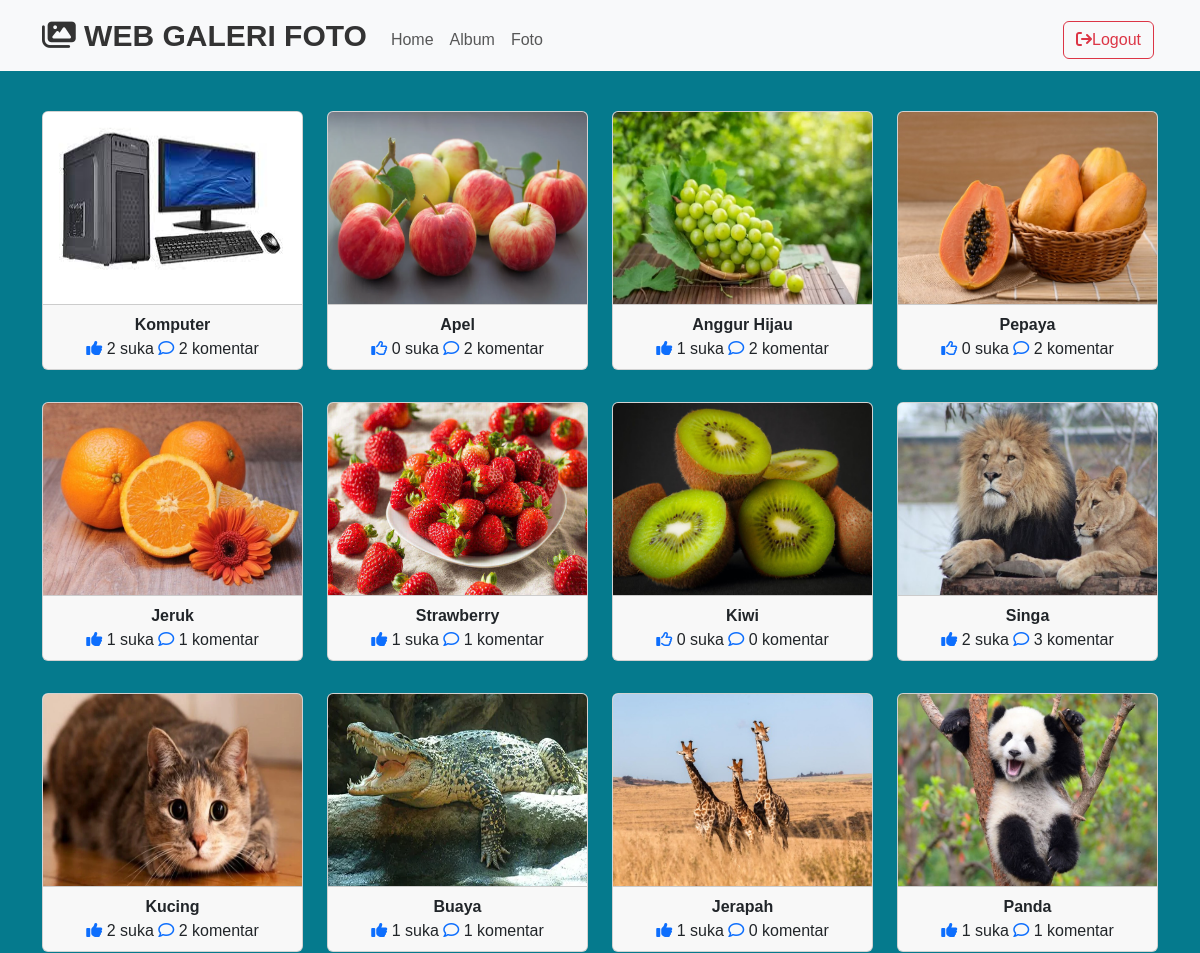
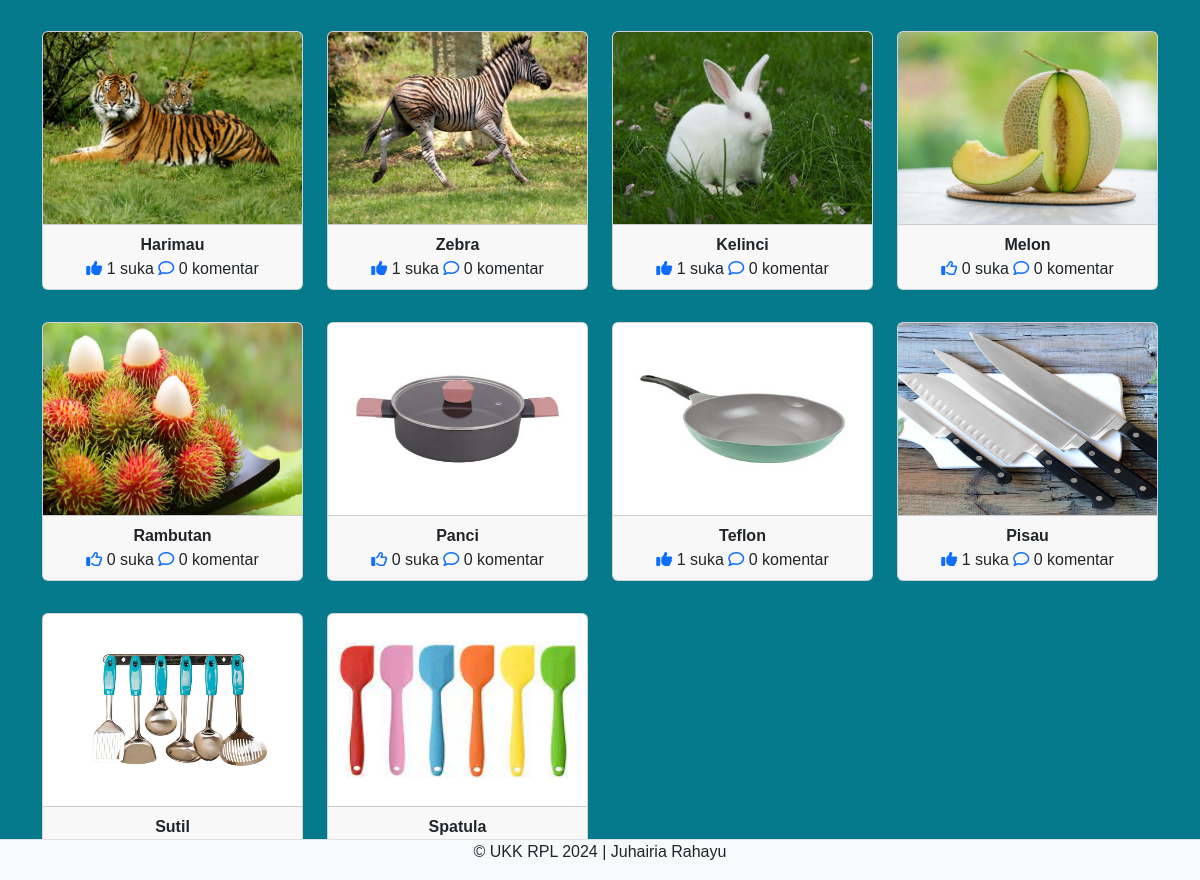
The page /admin/index.php (signed in) on the database its author committed (2 pictures, top to bottom).
### tables this page shows
CREATE TABLE `foto` (
  `fotoid` int(11) NOT NULL,
  `judulfoto` varchar(255) NOT NULL,
  `deskripsifoto` text NOT NULL,
  `tanggalunggah` date NOT NULL,
  `lokasifile` varchar(255) NOT NULL,
  `albumid` int(11) NOT NULL,
  `userid` int(11) NOT NULL
);

### admin/index.php (the view, shortened to what this page needs)
<?php
$userid = $_SESSION['userid'];
include '../config/koneksi.php';
?>
<!DOCTYPE html>
<html lang="en">
<head>
    <link rel="stylesheet" type="text/css" href="../assets/css/bootstrap.min.css">
    <link rel="stylesheet" href="https://cdnjs.cloudflare.com/ajax/libs/font-awesome/6.5.1/css/all.min.css"/>
</head>
<body>
<nav class="navbar navbar-expand-lg bg-body-tertiary">
  <div class="container">
  <a class="navbar-brand" href="index.php">
  <i class="fas fa-images" style="font-size: 30px;"></i>
      WEB GALERI FOTO
    </a>
    <div class="collapse navbar-collapse mt-2" id="navbarNavAltMarkup">
      <div class="navbar-nav me-auto">
      <a href="home.php" class="nav-link">Home</a>
      <a href="album.php" class="nav-link">Album</a>
      <a href="foto.php" class="nav-link">Foto</a>
      </div>
      <a href="../config/aksi_logout.php" class="btn btn-outline-danger m-1"><i class="fa fa-sign-out" aria-hidden="true"></i>Logout</a>
    </div>
  </div>
</nav>
<div class="container mt-3">
  <div class="row">
    <?php
  $query = mysqli_query($koneksi, "SELECT * FROM Foto INNER JOIN user ON foto.userid=user.userid INNER JOIN album ON foto.albumid=album.albumid");
while($data =mysqli_fetch_array($query)){
?>
<div class="col-md-3">
<a type="button" data-bs-toggle="modal" data-bs-target="#komentar<?php echo $data['fotoid'] ?>">
             <div class="card mb-2">
                <img style="height: 12rem;" src="../assets/img/<?php echo $data['lokasifile'] ?>" class="card-img-top"
                 title="<?php echo $data['judulfoto'] ?>">
                <div class="card-footer text-center">
                <strong><?php echo $data['judulfoto'] ?></strong><br>
                <div>
                    <?php
                    $fotoid = $data['fotoid'];
                    $ceksuka = mysqli_query($koneksi, "SELECT * FROM likefoto WHERE fotoid='$fotoid' AND userid='$userid'");
                    if (mysqli_num_rows($ceksuka) == 1) { ?>
                          <a href="../config/proses_like.php?fotoid=<?php echo $data['fotoid'] ?>" type="submit" name="batalsuka">
                          <i class="fa-solid fa-thumbs-up"></i></a>
                    <?php }else{ ?>
                        <a href="../config/proses_like.php?fotoid=<?php echo $data['fotoid'] ?>" type="submit" name="suka">
                        <i class="fa-regular fa-thumbs-up"></i></a>
                        <?php }
                    $like = mysqli_query($koneksi, "SELECT * FROM likefoto WHERE fotoid='$fotoid'");
                    echo mysqli_num_rows($like). ' suka';
                     ?>
                    <a href="#" type="button" data-bs-toggle="modal" data-bs-target="#komentar<?php echo $data['fotoid'] ?>"><i class="fa-regular fa-comment"></i> </a>
                    <?php
                    $jmlkomen = mysqli_query($koneksi, "SELECT * FROM komentarfoto WHERE fotoid='$fotoid'");
                    echo mysqli_num_rows($jmlkomen). ' komentar';
                    ?>
                </div>
            </div>
                    </div>
            </a>
        </div>
                    <?php } ?>
  </div>
</div>
<footer class="d-flex justify-content-center border-top mt-3 bg-light fixed-bottom">
    <p>&copy; UKK RPL 2024 | Juhairia Rahayu</p>
</footer>
</body>
</html>

### admin/index.php (style rules this page uses)
body { background-size: cover; background: #057a8d 64%; height: 100vh; margin: 0; font-family: sans-serif; }
.navbar-brand { font-size: 30px; font-weight: bold; text-decoration: none; color: #333; }

### rows shown on the page
foto: lokasifile (picture), judulfoto "Komputer", mysqli_num_rows($like) "2", mysqli_num_rows($jmlkomen) "2"
foto: lokasifile (picture), judulfoto "Apel", mysqli_num_rows($like) "0", mysqli_num_rows($jmlkomen) "2"
foto: lokasifile (picture), judulfoto "Anggur Hijau", mysqli_num_rows($like) "1", mysqli_num_rows($jmlkomen) "2"
foto: lokasifile (picture), judulfoto "Pepaya", mysqli_num_rows($like) "0", mysqli_num_rows($jmlkomen) "2"
foto: lokasifile (picture), judulfoto "Jeruk", mysqli_num_rows($like) "1", mysqli_num_rows($jmlkomen) "1"
foto: lokasifile (picture), judulfoto "Strawberry", mysqli_num_rows($like) "1", mysqli_num_rows($jmlkomen) "1"
foto: lokasifile (picture), judulfoto "Kiwi", mysqli_num_rows($like) "0", mysqli_num_rows($jmlkomen) "0"
foto: lokasifile (picture), judulfoto "Singa", mysqli_num_rows($like) "2", mysqli_num_rows($jmlkomen) "3"
foto: lokasifile (picture), judulfoto "Kucing", mysqli_num_rows($like) "2", mysqli_num_rows($jmlkomen) "2"
foto: lokasifile (picture), judulfoto "Buaya", mysqli_num_rows($like) "1", mysqli_num_rows($jmlkomen) "1"
foto: lokasifile (picture), judulfoto "Jerapah", mysqli_num_rows($like) "1", mysqli_num_rows($jmlkomen) "0"
foto: lokasifile (picture), judulfoto "Panda", mysqli_num_rows($like) "1", mysqli_num_rows($jmlkomen) "1"
foto: lokasifile (picture), judulfoto "Harimau", mysqli_num_rows($like) "1", mysqli_num_rows($jmlkomen) "0"
foto: lokasifile (picture), judulfoto "Zebra", mysqli_num_rows($like) "1", mysqli_num_rows($jmlkomen) "0"
foto: lokasifile (picture), judulfoto "Kelinci", mysqli_num_rows($like) "1", mysqli_num_rows($jmlkomen) "0"
foto: lokasifile (picture), judulfoto "Melon", mysqli_num_rows($like) "0", mysqli_num_rows($jmlkomen) "0"
foto: lokasifile (picture), judulfoto "Rambutan", mysqli_num_rows($like) "0", mysqli_num_rows($jmlkomen) "0"
foto: lokasifile (picture), judulfoto "Panci", mysqli_num_rows($like) "0", mysqli_num_rows($jmlkomen) "0"
foto: lokasifile (picture), judulfoto "Teflon", mysqli_num_rows($like) "1", mysqli_num_rows($jmlkomen) "0"
foto: lokasifile (picture), judulfoto "Pisau", mysqli_num_rows($like) "1", mysqli_num_rows($jmlkomen) "0"
foto: lokasifile (picture), judulfoto "Sutil"
foto: lokasifile (picture), judulfoto "Spatula"
